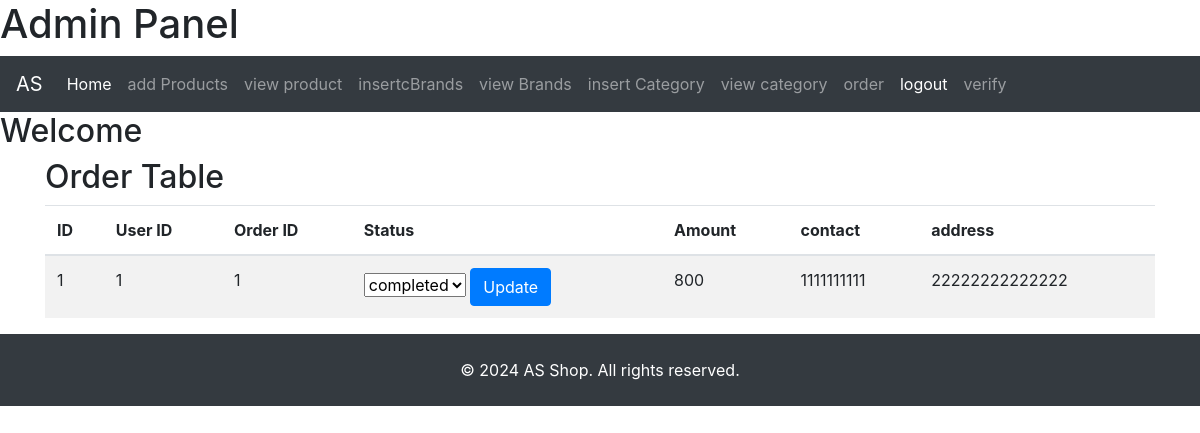
Page /admin/home.php?verify on the committed database.
### tables this page shows
CREATE TABLE `payment` (
  `id` int(11) NOT NULL,
  `contact` varchar(100) NOT NULL,
  `address` varchar(100) NOT NULL,
  `mode` varchar(100) NOT NULL,
  `o_id` varchar(100) NOT NULL,
  `amount` int(199) NOT NULL
);

CREATE TABLE `orders` (
  `id` int(11) NOT NULL,
  `user_id` varchar(100) NOT NULL,
  `amount` int(110) NOT NULL,
  `total_pro` varchar(100) NOT NULL,
  `status` varchar(100) NOT NULL,
  `date` date NOT NULL,
  `product_id` varchar(100) NOT NULL,
  `cart_id` varchar(100) NOT NULL
);

### admin/verify.php (the view, shortened to what this page needs)
<div class="container">
    <h2>Order Table</h2>
    <div class="table-responsive">
    <table class="table table-striped">
        <thead>
            <tr>
                <th>ID</th>
                <th>User ID</th>
                <th>Order ID</th>
                <th>Status</th>
                <th>Amount</th>
                <th>contact</th>
                <th>address</th>
            </tr>
        </thead>
        <tbody>
            <?php
            global $conn;
            $sql = "SELECT
                        payment.contact,
                        payment.address,
                        orders.id,
                        orders.user_id,
                        orders.status,
                        orders.amount
                    FROM
                        payment
                    INNER JOIN
                        orders
                    ON
                        payment.o_id = orders.id";
            $result_order = mysqli_query($conn, $sql);
            $num = 1;
            while ($row_order = mysqli_fetch_array($result_order)) {
                $order_id = $row_order['id'];
                $user_id = $row_order['user_id'];
                $status = $row_order['status'];
                $amount = $row_order['amount'];
                $contact = $row_order['contact'];
                $address = $row_order['address'];
                echo "
                <tr>
                    <td>$num</td>
                    <td>$user_id</td>
                    <td>$order_id</td>
                    <td>
                        <form method='POST'>
                            <input type='hidden' name='order_id' value='$order_id'>
                            <select name='status'>
                                <option value='Pending' " . ($status == 'Pending' ? 'selected' : '') . ">Pending</option>
                                <option value='completed' " . ($status == 'completed' ? 'selected' : '') . ">completed</option>
                            </select>
                            <button type='submit' class='btn btn-primary'>Update</button>
                        </form>
                    </td>
                    <td>$amount</td>
                    <td>$contact</td>
                    <td>$address</td>
                </tr>
                ";
                $num++;
            }
            ?>
        </tbody>
    </table>
    </div>
</div>

### rows in the picture
payment: orders.user_id "1", orders.id "1", orders.amount "800", contact "1111111111", address "22222222222222"
